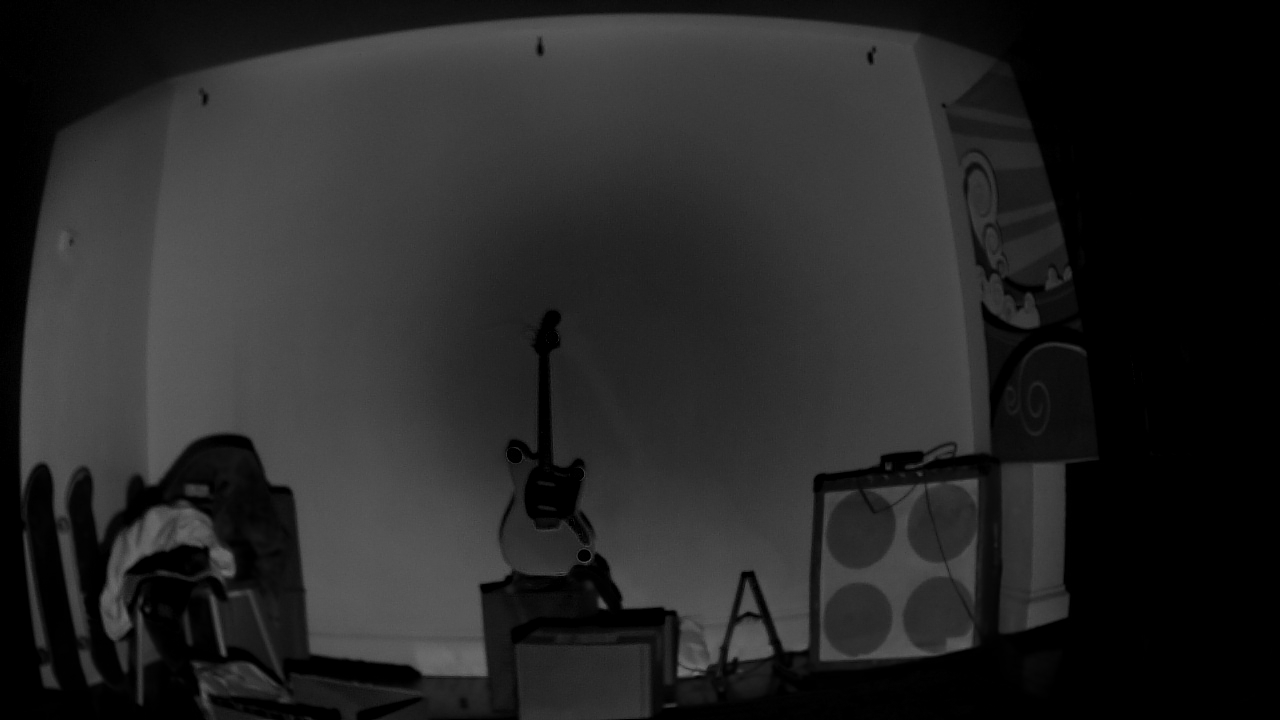
#> input picture diff_image.png, 1280 x 720 px, given in place of the camera
$ python capture_markers.py
#> lines starting #> are read from the running program, lines starting #| are printed output that depends on the picture
"""Capture multiple frames, average marker positions, save for mask creation."""
import cv2
import numpy as np
import os, json

os.environ.setdefault("OPENCV_LOG_LEVEL", "SILENT")
os.environ.setdefault("OPENCV_VIDEOIO_PRIORITY_MSMF", "0")

cap = cv2.VideoCapture(0, cv2.CAP_ANY)
if not cap.isOpened():
    cap = cv2.VideoCapture(0, cv2.CAP_DSHOW)

# Blob detector
params = cv2.SimpleBlobDetector_Params()
params.blobColor = 0
params.minThreshold = 10
params.maxThreshold = 255
params.thresholdStep = 5
params.filterByArea = True
params.minArea = 15
params.maxArea = 200000
params.filterByCircularity = False
params.filterByConvexity = False
params.filterByInertia = False
params.minDistBetweenBlobs = 8
params.minRepeatability = 2
det = cv2.SimpleBlobDetector_create(params)

# Warm up
for _ in range(15):
    cap.read()
#> this loop made 15 passes
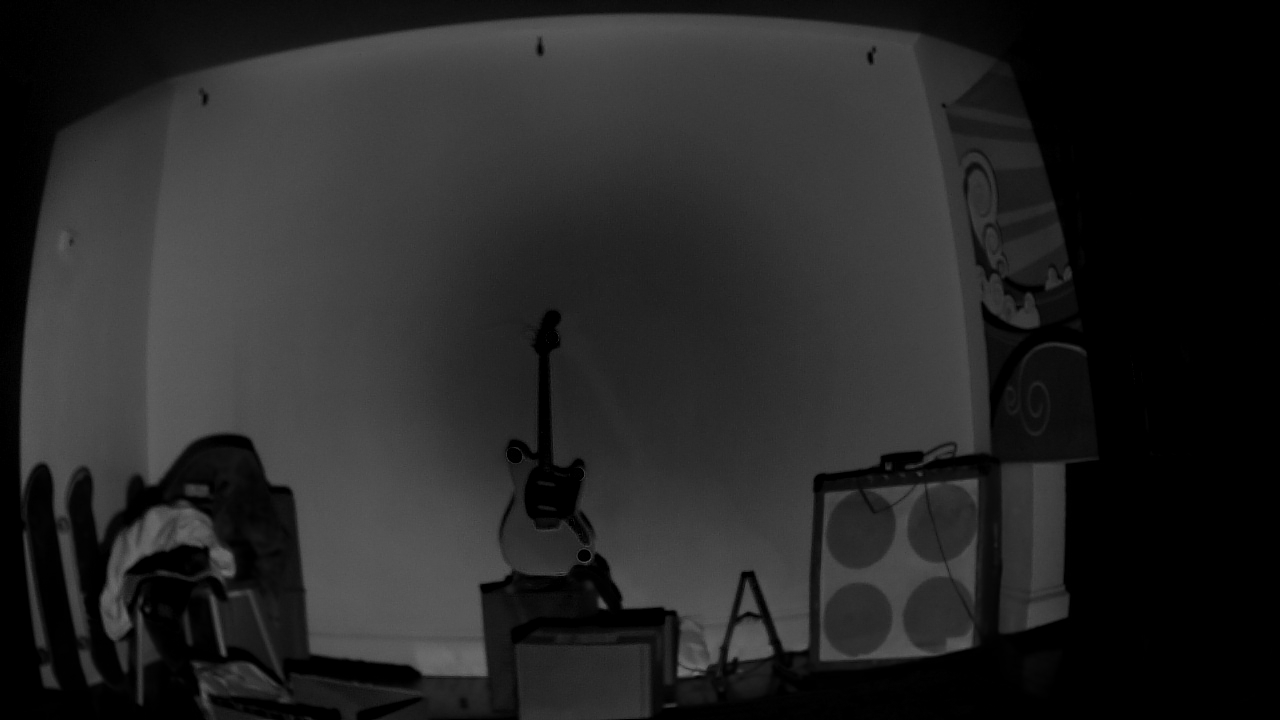
#> input picture diff_image.png, 1280 x 720 px, given in place of the camera

all_markers = []  # list of lists of (x,y) per frame
last_frame = None

for frame_idx in range(30):
    ret, frame = cap.read()
    if not ret:
        continue
    last_frame = frame.copy()
    gray = cv2.cvtColor(frame, cv2.COLOR_BGR2GRAY)
    h, w = gray.shape
    blurred = cv2.GaussianBlur(gray, (5, 5), 0)
    inverted = cv2.bitwise_not(blurred)
    kps = det.detect(inverted)

    frame_markers = []
    for kp in kps:
        cx, cy = kp.pt
        r = max(6, int(kp.size / 2) + 3)
        y1, y2 = max(0, int(cy) - r), min(h, int(cy) + r)
        x1, x2 = max(0, int(cx) - r), min(w, int(cx) + r)
        roi = gray[y1:y2, x1:x2].astype(np.float64)
        peak = float(roi.max())
        if peak < 200:
            continue
        # Weighted centroid
        thresh = peak * 0.65
        weights = np.maximum(roi - thresh, 0) ** 2
        total_w = weights.sum()
        if total_w > 0:
            ys, xs = np.mgrid[0:roi.shape[0], 0:roi.shape[1]]
            wcx = float((xs * weights).sum() / total_w) + x1
            wcy = float((ys * weights).sum() / total_w) + y1
        else:
            wcx, wcy = float(cx), float(cy)
        frame_markers.append((wcx, wcy, peak))

    all_markers.append(frame_markers)

cap.release()

# Find the most common count of markers
counts = [len(m) for m in all_markers]
from collections import Counter
count_freq = Counter(counts)
print(f"Marker count distribution: {dict(count_freq)}")
target_count = count_freq.most_common(1)[0][0]
print(f"Most common count: {target_count}")

# Average positions from frames with the target count
positions_sum = None
n_frames = 0
for markers in all_markers:
    if len(markers) != target_count:
        continue
    # Sort by y then x to maintain consistent ordering
    sorted_m = sorted(markers, key=lambda m: (m[1], m[0]))
    pts = np.array([(m[0], m[1]) for m in sorted_m])
    if positions_sum is None:
        positions_sum = pts
    else:
        positions_sum += pts
    n_frames += 1

if n_frames > 0:
    avg_positions = positions_sum / n_frames
    print(f"\nAveraged over {n_frames} frames:")
    for i, (x, y) in enumerate(avg_positions):
        print(f"  Marker {i}: ({x:.1f}, {y:.1f})")

    # Save
    marker_list = avg_positions.tolist()
    with open("marker_positions.json", "w") as f:
        json.dump(marker_list, f)

    # Draw on last frame
    if last_frame is not None:
        debug = last_frame.copy()
        for x, y in avg_positions:
            cv2.circle(debug, (int(x), int(y)), 10, (0, 0, 255), -1)
            cv2.circle(debug, (int(x), int(y)), 15, (0, 255, 0), 2)

        # Draw guitar bounding box with margin
        xs = avg_positions[:, 0]
        ys = avg_positions[:, 1]
        margin_x = 30
        margin_y = 30
        x_min = max(0, int(xs.min() - margin_x))
        x_max = min(w, int(xs.max() + margin_x))
        y_min = max(0, int(ys.min() - margin_y))
        y_max = min(h, int(ys.max() + margin_y))
        cv2.rectangle(debug, (x_min, y_min), (x_max, y_max), (255, 0, 255), 2)
        cv2.putText(debug, "Guitar mask area", (x_min, y_min - 10),
                    cv2.FONT_HERSHEY_SIMPLEX, 0.5, (255, 0, 255), 1)

        cv2.imwrite("debug_avg_markers.png", debug)
        print(f"\nGuitar bounding box: ({x_min},{y_min}) to ({x_max},{y_max})")
        print(f"Frame size: {w}x{h}")
        print("Saved: debug_avg_markers.png")
else:
    print("No consistent frames found!")

$ run again, on calibration_debug.png
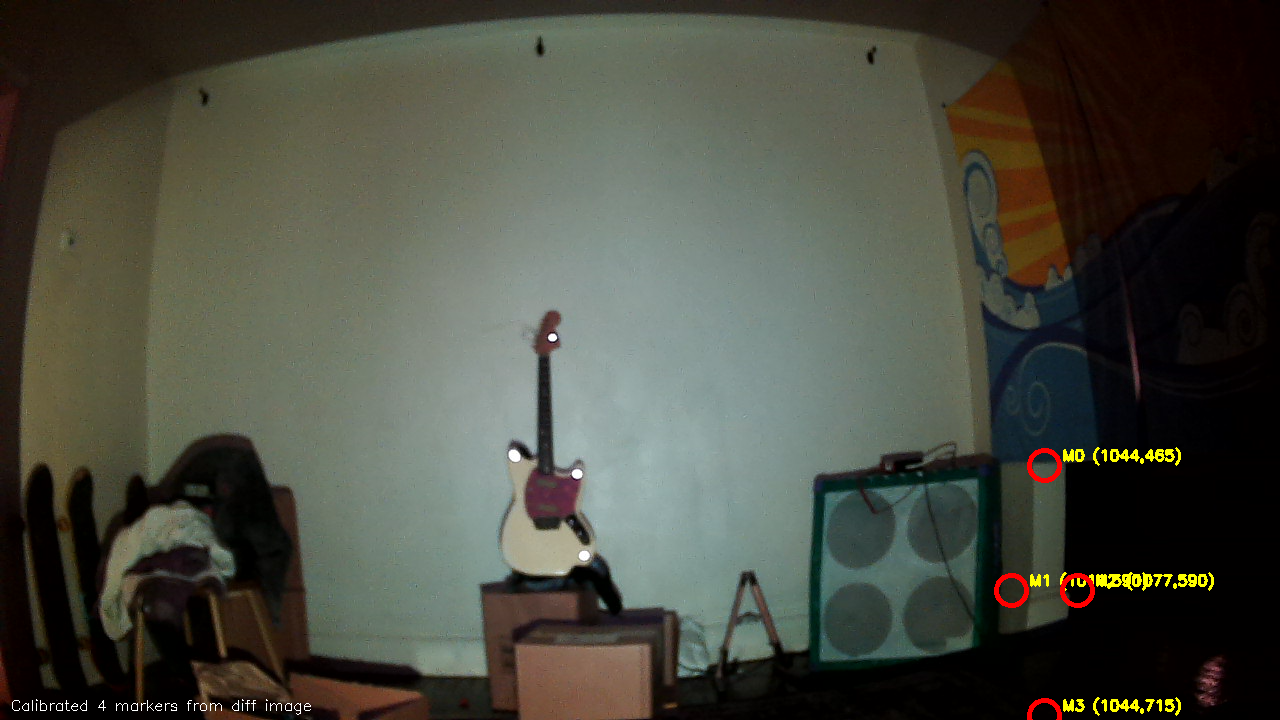
#> input picture calibration_debug.png, 1280 x 720 px, given in place of the camera
#> the loop `for _ in range(15):` made 15 passes
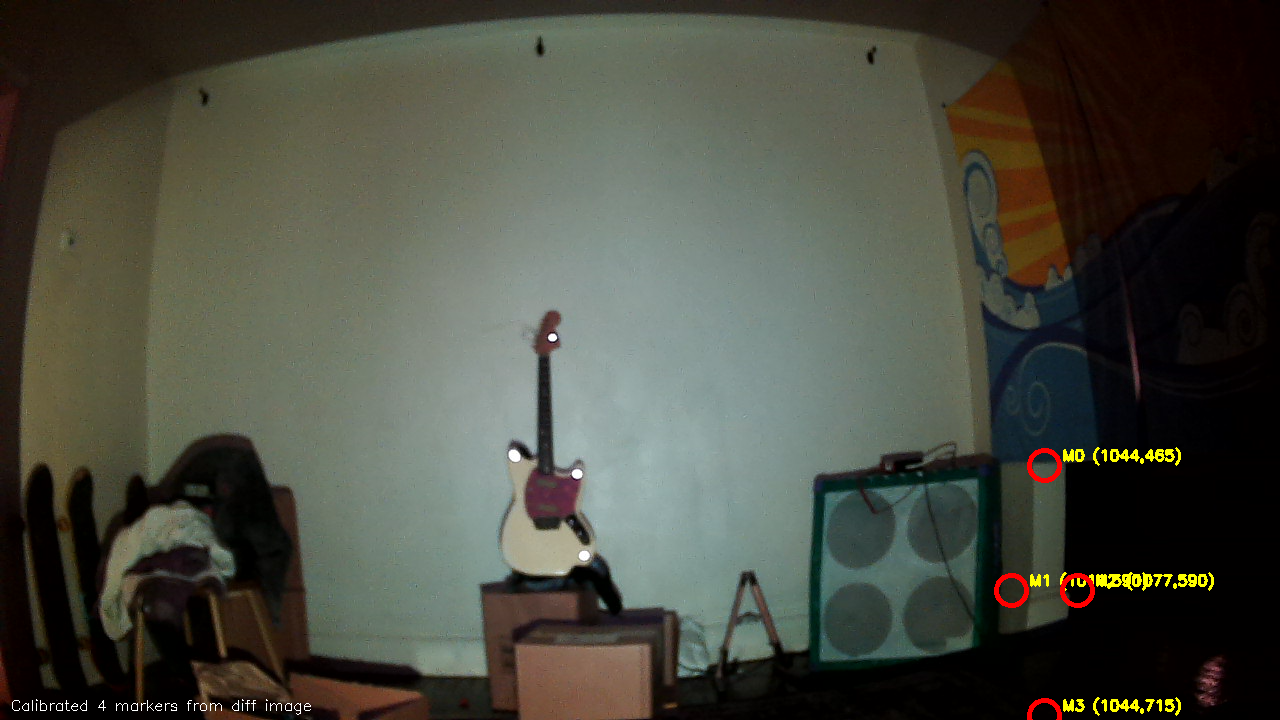
#> input picture calibration_debug.png, 1280 x 720 px, given in place of the camera
